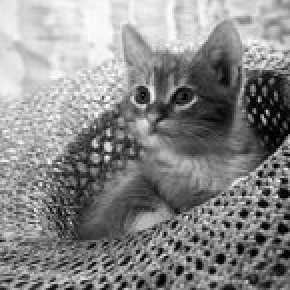
#> input picture Question 1/Question1image.jpg, 145 x 145 px (shown 2 times larger)
$ python Question_1.py
#> lines starting #> are read from the running program, lines starting #| are printed output that depends on the picture
import sys
import cv2
import matplotlib.pyplot as plt
import numpy as np


def convolve2d(image, kernel):
    # The output image that will be returned
    output = np.zeros_like(image)

    # Add zero padding to the input image
    image_padded = np.zeros((image.shape[0] + 2, image.shape[1] + 2))
    image_padded[1:-1, 1:-1] = image

    # Loop over every pixel of the image
    for x in range(image.shape[1]):
        for y in range(image.shape[0]):
            # Perform convolution
            output[y, x] = (kernel * image_padded[y:y + 3, x:x + 3]).sum()

    return output


if __name__ == '__main__':

    # Display the image using cv2 library
    # Show the image using cv2 library
    img = cv2.imread('Question1image.jpg', cv2.IMREAD_GRAYSCALE)
#> img is the input picture: shape (145, 145); min 0, max 255, mean 135.8
    plt.imshow(img, cmap='gray')
    plt.title('Question 1 Image')
    plt.show()

    # ------------------------------------------------- #

    # Apply power law transformation with gamma=0.4
    gamma = 0.4
    corrected_image = np.array(255 * (img / 255) ** gamma, dtype='uint8')
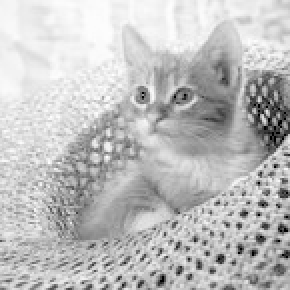
#> corrected_image: shape (145, 145) (shown 2 times larger); min 0, max 255, mean 190.6

    # Display the image after applied power law transformation with gamma=0.4
    plt.imshow(corrected_image, cmap='gray')
    plt.title('Image After Applied Power Law Transformed')
    plt.show()

    # ------------------------------------------------- #

    # Add zero-mean Gaussian noise with variance=40
    mean = 0 # according to zero-mean
    variance = 40
    sigma = variance ** 0.5
    gaussian_noise = np.random.normal(mean, sigma, img.shape)
    noisy_image = img + gaussian_noise

    # Display the image after added zero-mean Gaussian noise with variance=40
    plt.imshow(noisy_image, cmap='gray')
    plt.title('Image After Applied Zero Mean Gaussian Noise')
    plt.show()

    # ------------------------------------------------- #

    # Apply a 5 by 5 mean filter to the noisy-image
    mean_filter = np.ones((5, 5), np.float32) / (5 ** 2)
    FilteredImage = cv2.filter2D(noisy_image, -1, mean_filter)

    # Display the image after applied a 5 by 5 mean filter to the noisy-image
    plt.imshow(FilteredImage, cmap='gray')
    plt.title('Image After Applied Mean Filtered 5x5')
    plt.show()

    # ------------------------------------------------- #

    # Add salt and pepper noise (noise-density=0.1) to the original image
    salt_pepper_noise = np.copy(img)
    noise_density = 0.1
    threshold = 1 - noise_density
    for i in range(img.shape[0]):
        for j in range(img.shape[1]):
            rand = np.random.rand()
            if rand < noise_density:
                salt_pepper_noise[i][j] = 0
            elif rand > threshold:
                salt_pepper_noise[i][j] = 255
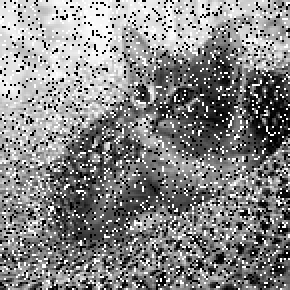
#> salt_pepper_noise: shape (145, 145) (shown 2 times larger); min 0, max 255, mean 134

    # Display the image after applied salt and pepper noise
    plt.imshow(salt_pepper_noise, cmap='gray')
    plt.title('Image After Added Salt and Pepper Noise')
    plt.show()

    # Apply a 7 by 7 median filter to the noisy-image
    MeadianFilter = cv2.medianBlur(salt_pepper_noise, 7)

    # Display the image after applied a 7 by 7 median filter to the noisy-image
    plt.imshow(MeadianFilter, cmap='gray')
    plt.title('Image After Applied 7x7 Median Filter')
    plt.show()

    # ------------------------------------------------- #

    # Apply a 7 by 7 mean filter to the salt and pepper noisy-image
    mean_filter = np.ones((7, 7), np.float32) / (7 ** 2)
    MeanfilteredImage = cv2.filter2D(salt_pepper_noise, -1, mean_filter)
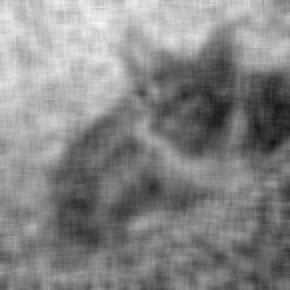
#> MeanfilteredImage: shape (145, 145) (shown 2 times larger); min 22, max 249, mean 134

    # Display the image after applied a 7 by 7 mean filter to the noisy-image
    plt.imshow(MeanfilteredImage, cmap='gray')
    plt.title('Mean Filter on Salt and Pepper Noise')
    plt.show()

    # ------------------------------------------------- #

    # Apply a Sobel filter to the original image and show the response

    # Sobel kernels
    sobel_x = np.array([[-1, 0, 1], [-2, 0, 2], [-1, 0, 1]])
    sobel_y = np.array([[-1, -2, -1], [0, 0, 0], [1, 2, 1]])

    # Assuming 'image' is your NumPy array containing the image data
    image_sobel_x = convolve2d(img, sobel_x)
#> in convolve2d, `image_padded[1:-1, 1:-1] = image`:
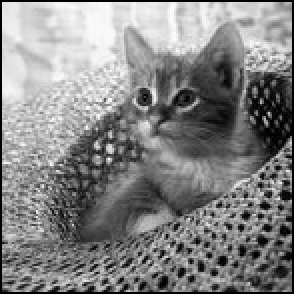
#> image_padded: shape (147, 147) float64 (shown 2 times larger); min 0, max 255, mean 132.1
#> after the loop in convolve2d, `for x in range(image.shape[1]):`:
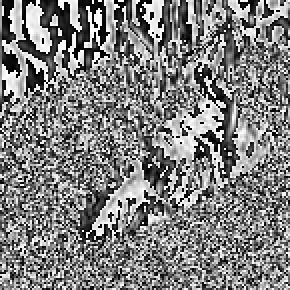
#> output: shape (145, 145) (shown 2 times larger); min 0, max 255, mean 127.7
    image_sobel_y = convolve2d(img, sobel_y)
#> after the loop in convolve2d (call 2), `for x in range(image.shape[1]):`:
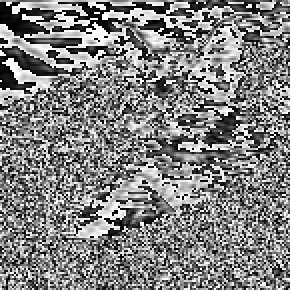
#> output: shape (145, 145) (shown 2 times larger); min 0, max 255, mean 129

    # Calculate the magnitude of the gradients
    gradient_magnitude = np.sqrt(image_sobel_x ** 2 + image_sobel_y ** 2)
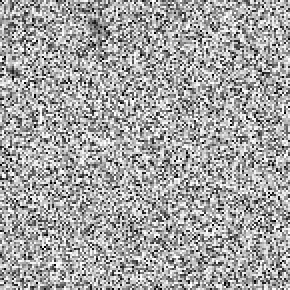
#> gradient_magnitude: shape (145, 145) float16 (shown 2 times larger); min 0, max 15.81, mean 10.25; drawn with min black and max white
    gradient_magnitude *= 255.0 / gradient_magnitude.max()  # Normalize to 0-255

    # Display the result
    plt.imshow(gradient_magnitude, cmap='gray')
    plt.title('Sobel Filter Response')
    plt.show()
